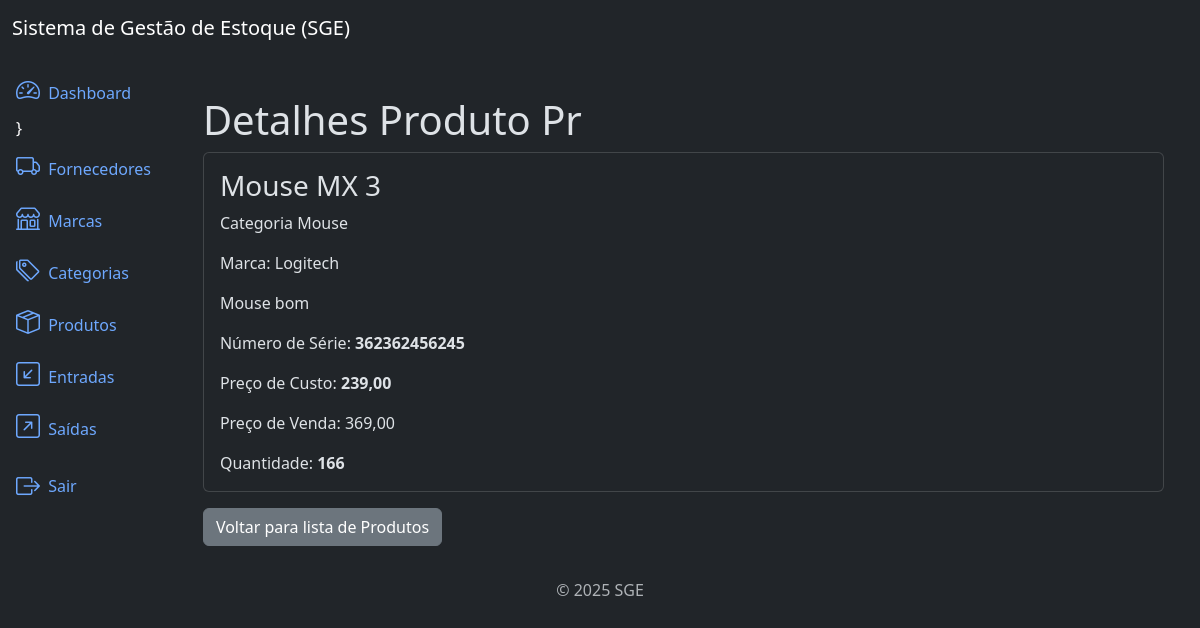
Screenshot of /products/2/detail/ (signed in) with the database file from the repository.
### products/models.py (models this page shows, shortened)
class Product(models.Model):
    title = models.CharField(max_length=500)
    category = models.ForeignKey(Category, on_delete=models.PROTECT, related_name='products')
    brand = models.ForeignKey(Brand, on_delete=models.PROTECT, related_name='products')
    description = models.TextField(null=True, blank=True)
    series_number = models.CharField(max_length=500,null=True, blank=True)
    cost_price = models.DecimalField(max_digits=20, decimal_places=2)
    selling_price = models.DecimalField(max_digits=20, decimal_places=2)
    quantity = models.IntegerField(default=0)
    created_at = models.DateTimeField(auto_now_add=True)
    updated_at = models.DateTimeField(auto_now=True)
    class Meta:
        ordering = ['title']
        verbose_name = 'Product'
        verbose_name_plural = 'Products'

### categories/models.py (models this page shows)
class Category(models.Model):
    name = models.CharField(max_length=500)
    description = models.TextField(null=True, blank=True)
    created_at = models.DateTimeField(auto_now_add=True)
    updated_at = models.DateTimeField(auto_now=True)
    class Meta:
        verbose_name = 'Category'
        verbose_name_plural = 'Categories'
        ordering = ['name']
    def __str__(self):
        return self.name

### brands/models.py (models this page shows)
class Brand(models.Model):
    name = models.CharField(max_length=500)
    description = models.TextField(null=True, blank=True)
    created_at = models.DateTimeField(auto_now_add=True)
    updated_at = models.DateTimeField(auto_now=True)
    class Meta:
        verbose_name = 'Brand'
        verbose_name_plural = 'Brands'
        ordering = ['name']
    def __str__(self):
        return self.name

### products/views.py (the view)
# urls.py: path('products/<int:pk>/detail/', ProductDetailView.as_view(), name='product_detail'),
class ProductDetailView(LoginRequiredMixin, PermissionRequiredMixin,  DetailView):
    model = Product
    template_name = 'product_detail.html'
    permission_required = 'products.view_product'

### products/templates/product_detail.html
{% extends 'base.html' %}
{% block content %}
    <div class="container mt-4">
        <h3 class="display-6">Detalhes Produto Pr</h3>
        <div class="card">
            <div class="card-body">
                <h3 class="card-title">{{ object.title }}</h3>
                <p class="card-text">Categoria {{ object.category }}</p>
                <p class="card-text">Marca: {{ object.brand }}</p>
                <p class="card-text">{{ object.description }}</p>
                <p class="card-text">Número de Série: <strong>{{ object.series_number }}</strong></p>
                <p class="card-text">Preço de Custo: <strong>{{ object.cost_price }}</strong></p>
                <p class="card-text">Preço de Venda: <strong></strong>{{ object.selling_price }}</strong></p>
                <p class="card-text">Quantidade: <strong> {{ object.quantity }}</strong></p>
            </div>
        </div>
        <a href="{% url 'product_list' %}" class="btn btn-secondary mt-3">Voltar para lista de Produtos</a>
    </div>
{% endblock %}

### rows the page displays
Product: title "Mouse MX 3", category "Mouse", brand "Logitech", description "Mouse bom", series_number "362362456245", cost_price "239,00", selling_price "369,00", quantity "166"
